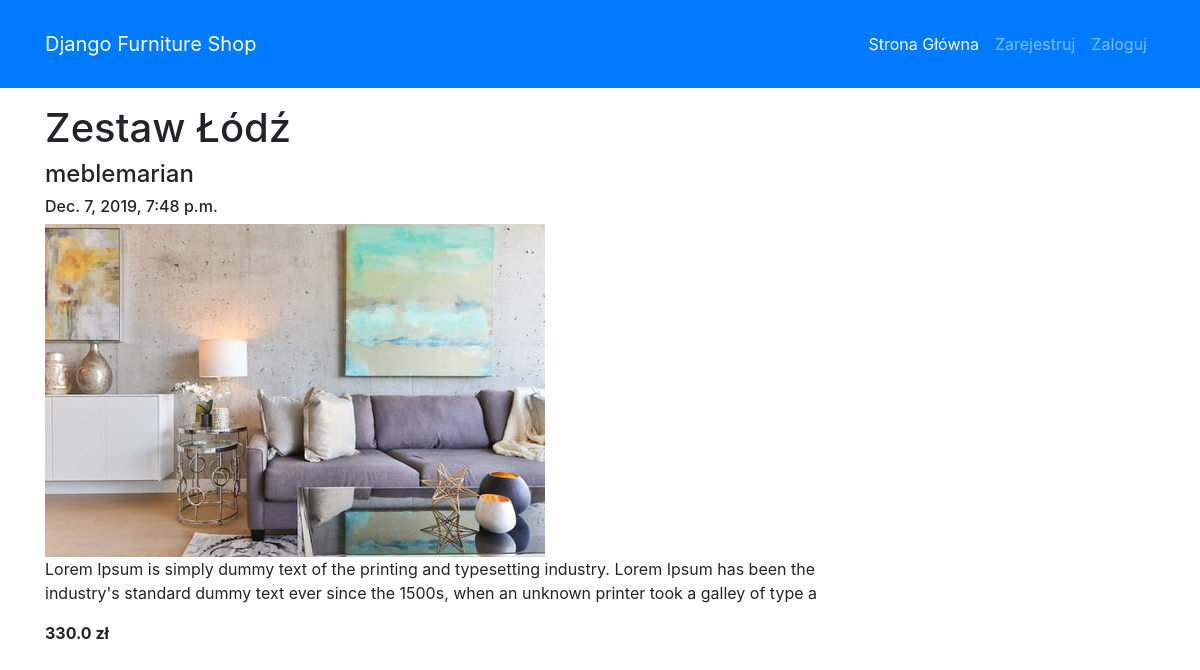
/index/product_detail/3/, run on the app's committed database.
### index/models.py (models this page shows, shortened)
class Product(models.Model):
    name = models.CharField(max_length=200)
    manufacturer = models.ForeignKey('auth.User', on_delete=models.CASCADE)
    description = models.CharField(max_length=200)
    created_date = models.DateTimeField(default=timezone.now)
    price = models.FloatField()
    photo = models.ImageField(upload_to = 'media/', null=True, blank=True)

### index/views.py (the view)
# urls.py: path('product_detail/<pk>/', ProductDetailView.as_view(), name='product_detail'),
class ProductDetailView(DetailView):
    model = Product

### index/templatetags/group_tag.py (called while the page is built)
@register.filter(name='group_tag')
def group_tag(user, group_name):
    group = Group.objects.get(name=group_name)
    return True if group in user.groups.all() else False

### index/templates/index/product_detail.html (shortened to what this page needs)
{% extends 'index/base.html' %}
{% load staticfiles %}
{% load group_tag %}
{% block content %}
<div class="product">
    <h1>{{ product.name }}</h1>
    <h4>{{ product.manufacturer }}</h4>
    <h6>
        <div class="date">
            {{ product.created_date }}
        </div>
    </h6>
    {% if product.photo %}
    <img class="img-fluid" src="{{ product.photo.url}}">
    {% endif %}
    <p>{{ product.description|linebreaksbr }}</p>
    <b>
        <p>{{ product.price|linebreaksbr }} zł</p>
    </b>
</div>
{% endblock %}

### data on the page
Product: name "Zestaw Łódź", manufacturer "meblemarian", created_date "Dec. 7, 2019, 7:48 p.m.", photo (picture), description "Lorem Ipsum is simply dummy text of the printing and typesetting industry. Lorem Ipsum has been the industry's standard dummy text ever since the 1500s, when an unknown printer took a galley of type a", price "330.0"
